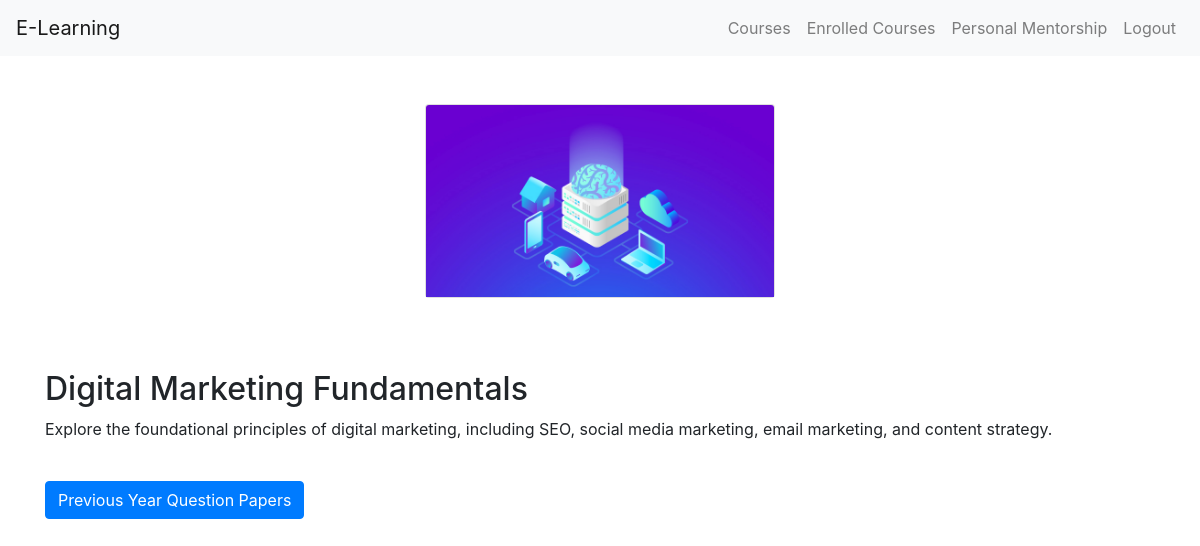
The app's page /enrolled-courses/8/start-course with its own data.
### app/models.py (models this page shows, shortened)
class Course(models.Model):
    TECH_COURSE = 'Tech Courses'
    CBSE_COURSE = 'CBSE Courses'
    CATEGORY_CHOICES = [
        (TECH_COURSE, 'Tech Courses'),
        (CBSE_COURSE, 'CBSE Courses'),
    ]
    title = models.CharField(max_length=100)
    description = models.TextField()
    price = models.DecimalField(max_digits=8, decimal_places=2)
    category = models.CharField(max_length=100, choices=CATEGORY_CHOICES, default=TECH_COURSE)
    grade = models.CharField(max_length=10, blank=True, null=True)
    image = models.ImageField(upload_to='staticfiles/course_images/', null=True, blank=True)
    demo_video = models.FileField(upload_to='staticfiles/demo_videos/', null=True, blank=True)
    course_video = models.FileField(upload_to='staticfiles/course_videos/', null=True, blank=True)

### app/views.py (the view)
# urls.py: path('enrolled-courses/<int:course_id>/start-course', views.start_course, name='start_course'),
def start_course(request, course_id):
    course = Course.objects.get(id=course_id)
    return render(request, 'start_course.html', {'course': course})

### app/templates/start_course.html (shortened to what this page needs)
<!DOCTYPE html>
<html lang="en">
<head>
    <link rel="stylesheet" href="https://stackpath.bootstrapcdn.com/bootstrap/4.5.2/css/bootstrap.min.css">
</head>
<body>
<nav class="navbar navbar-expand-lg navbar-light bg-light">
    <a class="navbar-brand" href="#">E-Learning</a>
    <div class="collapse navbar-collapse" id="navbarNav">
        <ul class="navbar-nav ml-auto">
            <li class="nav-item">
                <a class="nav-link" href="{% url 'course_catalog' %}">Courses</a>
            </li>
            <li class="nav-item">
                <a class="nav-link" href="{% url 'enrolled_course' %}">Enrolled Courses</a>
            </li>
            <li class="nav-item">
                <a class="nav-link" href="{% url 'mentorship_page' %}">Personal Mentorship</a>
            </li>
            <li class="nav-item">
                <a class="nav-link" href="{% url 'logout' %}">Logout</a>
            </li>
        </ul>
    </div>
</nav>
<br>
<br>
<div class="container">
    <div class="row justify-content-center">
        <div class="col-md-4 mb-4">
            <div class="card">
                <img src="{{ course.image.url }}" class="card-img-top" alt="{{ course.title }}">
            </div>
        </div>
    </div>
</div>
<div class="container mt-5">
    <h2>{{ course.title }}</h2>
    <p>{{ course.description }}</p>
    <form id="question-papers-form" method="post" action="{% url 'previous_question_papers' course.id %}">
        <button type="submit" class="btn btn-primary mt-4">Previous Year Question Papers</button>
    </form>
    <br>
    <br>
    <br>
    <br>
    <br>
    <br>
</div>
</body>
</html>

### records on screen
Course: image (picture), title "Digital Marketing Fundamentals", description "Explore the foundational principles of digital marketing, including SEO, social media marketing, email marketing, and content strategy."
